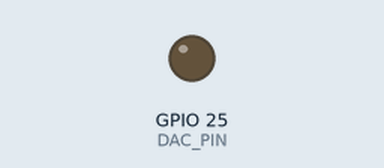
The sketch below on a simulated ESP32. On the bench: output pins drawn as LEDs (lit = HIGH).

Above: at 0.15 s.
At 5.91 s:
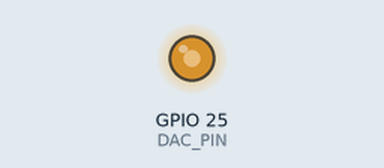
Timing chart, 0 to 5.9 s (numbered marks = the images above):
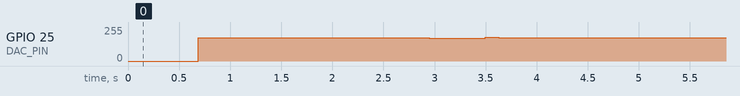

The sketch:

semg.ino
```cpp
#include "semg.h"

const int DAC_PIN = 25;
int i = 0;
unsigned long tiempo_anterior = 0;

// El periodo para 2048 Hz es aproximadamente 488 us
const unsigned long periodo_us = 1000000 / FS_SEMG;

void setup() {
  tiempo_anterior = micros();
}

void loop() {
  unsigned long tiempo_actual = micros();

  if (tiempo_actual - tiempo_anterior >= periodo_us) {
    // Sumar el periodo al instante programado para evitar la acumulación de error
    tiempo_anterior += periodo_us;

    // Escribir el valor en el puerto GPIO25
    dacWrite(DAC_PIN, SEMG[i]);

    // Incrementar el índice y reiniciar la secuencia al terminar
    i++;
    if (i >= N_SEMG) {
      i = 0;
    }
  }
}
```

Source omitted: semg.h (data table, 153641 bytes)

Measured:
- by itself, GPIO 25 (DAC_PIN): 0/255 → 175/255 at 0.69 s, → 174/255 0.10 s later, → 175/255 0.77 s later, → 170/255 1.4 s later, … (7 changes in this stretch)
